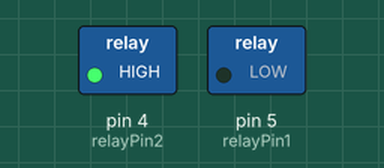
Recording of a sketch running on a simulated Arduino Uno, built with avr-gcc and run on an emulated ATmega328P. On the bench: switched loads named in the sketch (green lamp = pin HIGH).

Above: at 5.0 s.
At 15.0 s:
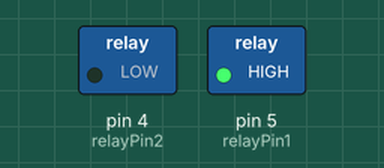
Timing chart, 0 to 26.0 s (numbered marks = the images above):
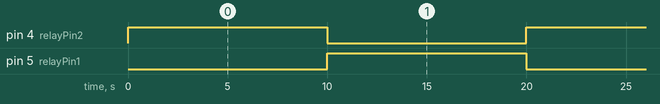

Measured:
- by itself, pin 4 (relayPin2), pin 5 (relayPin1): alternates HIGH for 10.0 s and LOW for 10.0 s

The sketch:

vixl.ino
```cpp
// Define the GPIO pins for the relays
const int relayPin1 = 5; // Relay 1 connected to GPIO5 (D1)
const int relayPin2 = 4; // Relay 2 connected to GPIO4 (D2)

void setup() {
  // Initialize the relay pins as outputs
  pinMode(relayPin1, OUTPUT);
  pinMode(relayPin2, OUTPUT);

  // Start with both relays deactivated (open)
  digitalWrite(relayPin1, HIGH);
  digitalWrite(relayPin2, HIGH);
}

void loop() {
  // Activate relay 1 (close)
  digitalWrite(relayPin1, LOW);
  // Deactivate relay 2 (open)
  digitalWrite(relayPin2, HIGH);
  // Wait for 10 seconds
  delay(10000);

  // Deactivate relay 1 (open)
  digitalWrite(relayPin1, HIGH);
  // Activate relay 2 (close)
  digitalWrite(relayPin2, LOW);
  // Wait for 10 seconds
  delay(10000);
}
```
